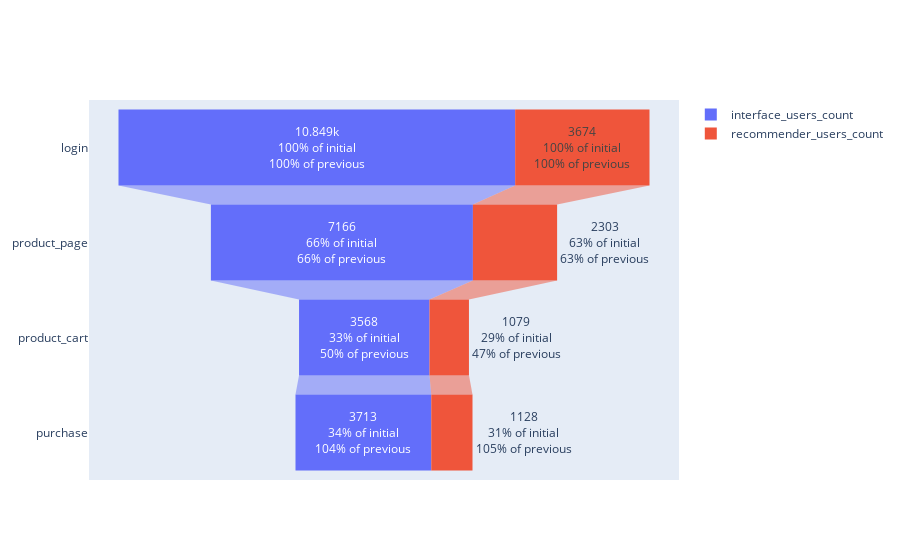

The notebook cell this image was saved under:
### Code cell
# building a stack funnel plot to represent the number of users for each ab_test  per event


fig = go.Figure()

fig.add_trace(go.Funnel(
    name = 'interface_users_count',
    y = interface_users_count['event_name'],
     x =  interface_users_count['number of users'],
                          textinfo = "value + percent previous + percent initial"))

fig.add_trace(go.Funnel(
    name = 'recommender_users_count',
    orientation = "h",
    y = recommender_users_count['event_name'],
    x =  recommender_users_count['number of users'],
    textinfo = "value + percent previous + percent initial"))

### Figure 1 — Plotly figure (JSON) as saved in the notebook; plotly's stock layout.template omitted (floating-point values rounded to 4 significant figures)
{"data": [{"name": "interface_users_count", "textinfo": "value+percent previous+percent initial", "type": "funnel", "x": [10849, 7166, 3568, 3713], "y": ["login", "product_page", "product_cart", "purchase"]}, {"name": "recommender_users_count", "orientation": "h", "textinfo": "value+percent previous+percent initial", "type": "funnel", "x": [3674, 2303, 1079, 1128], "y": ["login", "product_page", "product_cart", "purchase"]}], "layout": {}}
